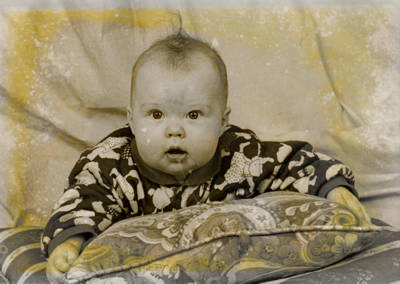
#> input picture Image Processing/AssignmentS/assignment-1-CormacS/Damaged.jpg, 400 x 284 px
$ python -i 'assignment1 c17723185.py'   (imports and definitions only)
#> lines starting #> are read from the running program, lines starting #| are printed output that depends on the picture; after the words box and inside, x2 and y2 are one past the last pixel; in counts of white or black regions, pixels touching at a corner belong together
import cv2
import numpy as np
from matplotlib import pyplot as plt
from matplotlib import image as image
import easygui
import tkinter as tk

#More indetail explination in the word file.


#Function for faded image
# [65 lines left out: function fadedImage, not called in this run]

def damagedImage():
    f = easygui.fileopenbox()
#> the answer given: Damaged.jpg
    original = cv2.imread(f)
#> original is the input picture: shape (284, 400, 3); mean B, G, R 108.6, 138.5, 151.5
    I = original.copy()

    #Converted to HSV to reduce saturation
    hsv =cv2.cvtColor(I,cv2.COLOR_BGR2HSV)
#> hsv: shape (284, 400, 3); mean H, S, V 20.9, 80, 151.5
    h,s,v = cv2.split(hsv)
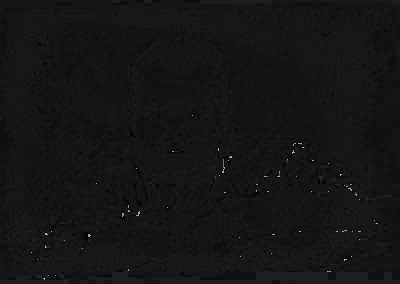
#> h: shape (284, 400); min 0, max 178, mean 20.9
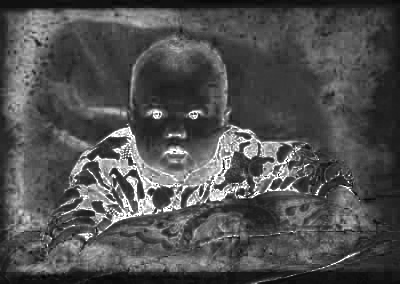
#> s: shape (284, 400); min 0, max 255, mean 80
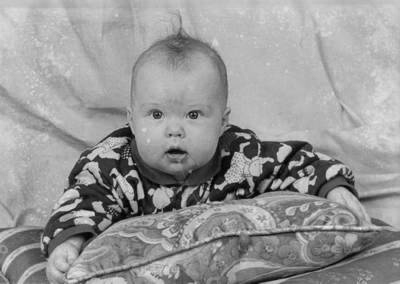
#> v: shape (284, 400); min 0, max 240, mean 151.5
    s = s*0.05

    #Converted it to uint8
    s = s.astype('uint8')
    hsv = cv2.merge( (h,s,v))
#> hsv: shape (284, 400, 3); mean H, S, V 20.9, 3.5, 151.5
    I = cv2.cvtColor(hsv,cv2.COLOR_HSV2BGR)

    grey = cv2.cvtColor(I,cv2.COLOR_BGR2GRAY)

    #Used inRange to create masks from white spots
    mask = cv2.inRange(grey,190,255)
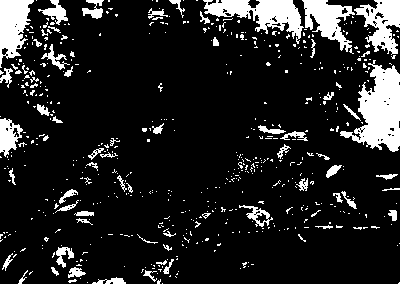
#> mask: shape (284, 400); 13.7% white; 562 white regions (494 under 20 px), largest, box (x1, y1, x2, y2) and area: (340, 60, 400, 152) 2909, (203, 0, 304, 44) 1924, (0, 0, 34, 68) 1407

    #Used inpaint to remove white spots
    I = cv2.inpaint(I,mask,10,cv2.INPAINT_TELEA)
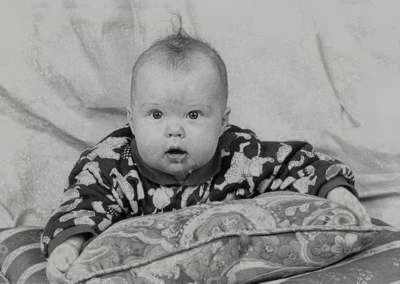
#> I: shape (284, 400, 3); mean B, G, R 146.7, 148.1, 149.1

    cv2.imshow('Original',original)
    cv2.imshow('Restored',I)
    cv2.waitKey(0)
    cv2.destroyAllWindows()

#GUI that asks the user to select what type of image they want to restore?
# [2 lines not run here, left out]
# [1 line that did not run here, left out]
# [1 line that did not run here, left out]
# [1 line that did not run here, left out]

# [5 lines not run here, left out]

>>> result = damagedImage()
